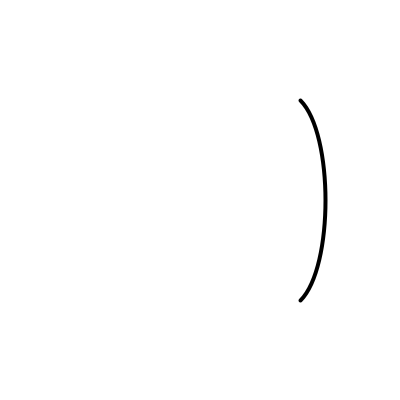
Frame 1 (no input)
Frame 60 (the mouse pressed at the canvas centre just before this capture): identical to frame 1, image omitted
Frame 120 (the mouse held since frame 60 and released just before this capture): identical to frame 1, image omitted

The Processing sketch that drew this single still picture (run headless with seeded random() and noise(); from frame 60 on, the mouse is pressed at the canvas centre):

// Processing sketch: curveFunction
// ── curveFunction.pde
PVector p1;
PVector p2;
PVector p3;
PVector p4;

void setup() {
  size(400,400);
}

void draw() {
  background(255);
  strokeWeight(4);
  
  p1 = new PVector(100,100);
  p2 = new PVector(300,100);
  p3 = new PVector(300,300);
  p4 = new PVector(100,300);
  
  curve(p1.x,p1.y, p2.x,p2.y, p3.x,p3.y, p4.x,p4.y);
}
  
